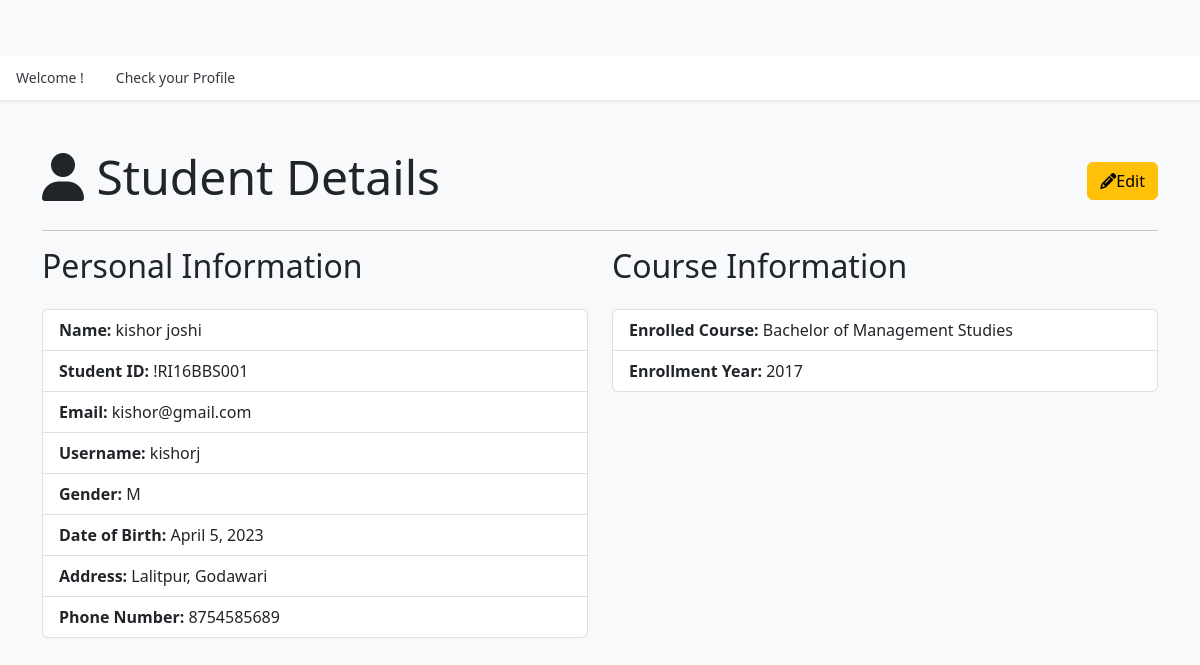
The app's page /hod/student/view/2/ (signed in), older data.
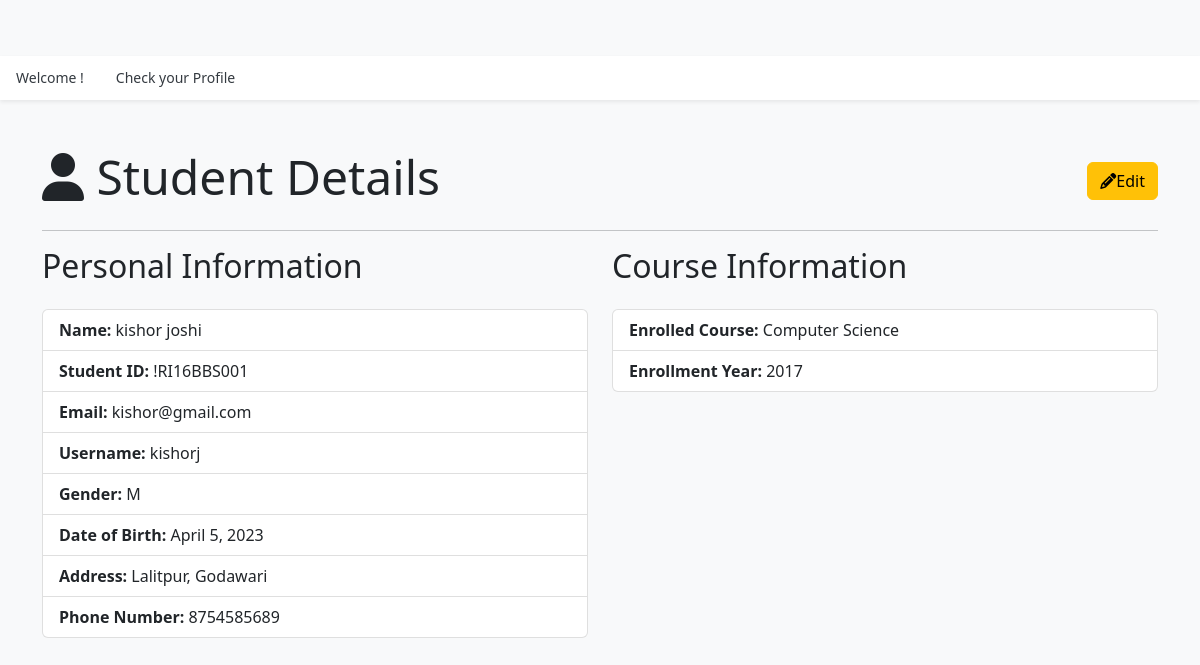
The same page, newer data.
### app_hod/models.py (models this page shows, shortened)
class Student(models.Model):
    user = models.OneToOneField(UserProfile, on_delete=models.CASCADE)
    student_id = models.CharField(max_length=20, unique=True)
    gender = models.CharField(max_length=1, choices=[('M', 'Male'), ('F', 'Female')])
    dob = models.DateField()
    address = models.TextField()
    phone_number = models.CharField(max_length=20)
    course = models.ForeignKey(Course,on_delete=models.DO_NOTHING)
    enrollment_year = models.CharField(max_length=100, default=None)
    created_at = models.DateTimeField(auto_now_add=True)
    updated_at = models.DateTimeField(auto_now=True)

class Course(models.Model):
    name = models.CharField(max_length=100)
    created_at = models.DateTimeField(auto_now_add=True)
    updated_at = models.DateTimeField(auto_now=True)
    def __str__(self):
        return self.name

### authentication/models.py (models this page shows, shortened)
class UserProfile(models.Model):
    user = models.OneToOneField(User, on_delete=models.CASCADE)
    usertype = models.CharField(max_length=50)

### app_hod/views.py (the view)
# urls.py: path('student/view/<int:id>/', views.student_view, name='view-student'),
@login_required(login_url='/login/')
def student_view(request, id):
    student = Student.objects.get(id=id)
    context = {"data": student}
    return render(request, 'hod/student_view.html', context)

### templates/hod/student_view.html (shortened to what this page needs)
{% extends "layouts/master.html" %}
{% block content %}
<div class="container my-5">
    <div class="d-flex justify-content-between align-items-center">
        <h1 class="display-5 mb-2"><i class="fas fa-user"></i> Student Details</h1>
        <a href="{% url 'edit-student' data.id %}" class="btn btn-warning"><i class="fas fa-pencil-alt"></i>Edit</a>
    </div>
    <hr>
    <div class="row">
        <div class="col-md-6">
            <h2 class="mb-4">Personal Information</h2>
            <ul class="list-group">
                <li class="list-group-item"><strong>Name:</strong> {{ data.user.user.first_name }} {{ data.user.user.last_name }}</li>
                <li class="list-group-item"><strong>Student ID:</strong> {{ data.student_id }}</li>
                <li class="list-group-item"><strong>Email:</strong> {{ data.user.user.email }}</li>
                <li class="list-group-item"><strong>Username:</strong> {{ data.user.user.username }}</li>
                <li class="list-group-item"><strong>Gender:</strong> {{ data.gender }}</li>
                <li class="list-group-item"><strong>Date of Birth:</strong> {{ data.dob }}</li>
                <li class="list-group-item"><strong>Address:</strong> {{ data.address }}</li>
                <li class="list-group-item"><strong>Phone Number:</strong> {{ data.phone_number }}</li>
            </ul>
        </div>
        <div class="col-md-6">
            <h2 class="mb-4">Course Information</h2>
            <ul class="list-group">
                <li class="list-group-item"><strong>Enrolled Course:</strong> {{ data.course }}</li>
                <li class="list-group-item"><strong>Enrollment Year:</strong> {{ data.enrollment_year }}</li>
            </ul>
        </div>
    </div>
</div>
{% endblock content %}

Row changes from the older to the newer data that the page shows:
changed Student "!RI16BBS001": course "Bachelor of Management Studies" → "Computer Science"
